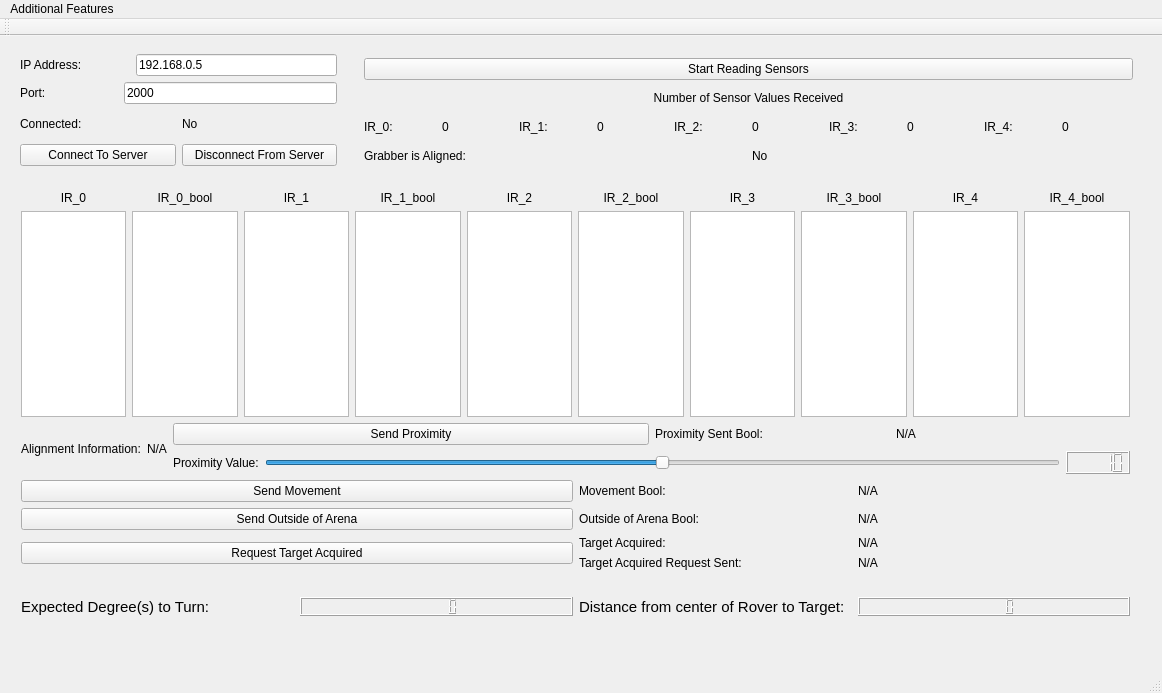
<?xml version="1.0" encoding="UTF-8"?>
<ui version="4.0">
 <class>pfWindow</class>
 <widget class="QMainWindow" name="pfWindow">
  <property name="geometry">
   <rect>
    <x>0</x>
    <y>0</y>
    <width>1162</width>
    <height>693</height>
   </rect>
  </property>
  <property name="windowTitle">
   <string>pfWindow</string>
  </property>
  <widget class="QWidget" name="centralWidget">
   <widget class="QWidget" name="layoutWidget_4">
    <property name="geometry">
     <rect>
      <x>9</x>
      <y>7</y>
      <width>339</width>
      <height>134</height>
     </rect>
    </property>
    <layout class="QVBoxLayout" name="verticalLayout_6">
     <item>
      <layout class="QVBoxLayout" name="verticalLayout_4">
       <item>
        <layout class="QHBoxLayout" name="horizontalLayout_8">
         <item>
          <widget class="QLabel" name="ipAddressLabel">
           <property name="text">
            <string>IP Address:</string>
           </property>
          </widget>
         </item>
         <item>
          <spacer name="horizontalSpacer_2">
           <property name="orientation">
            <enum>Qt::Horizontal</enum>
           </property>
           <property name="sizeType">
            <enum>QSizePolicy::Fixed</enum>
           </property>
           <property name="sizeHint" stdset="0">
            <size>
             <width>48</width>
             <height>20</height>
            </size>
           </property>
          </spacer>
         </item>
         <item>
          <widget class="QLineEdit" name="serverIPLineEdit">
           <property name="text">
            <string>192.168.0.5</string>
           </property>
          </widget>
         </item>
        </layout>
       </item>
       <item>
        <layout class="QHBoxLayout" name="horizontalLayout_9">
         <item>
          <widget class="QLabel" name="portLabel">
           <property name="text">
            <string>Port: </string>
           </property>
          </widget>
         </item>
         <item>
          <spacer name="horizontalSpacer">
           <property name="orientation">
            <enum>Qt::Horizontal</enum>
           </property>
           <property name="sizeType">
            <enum>QSizePolicy::Fixed</enum>
           </property>
           <property name="sizeHint" stdset="0">
            <size>
             <width>69</width>
             <height>20</height>
            </size>
           </property>
          </spacer>
         </item>
         <item>
          <widget class="QLineEdit" name="portLineEdit">
           <property name="text">
            <string>2000</string>
           </property>
          </widget>
         </item>
        </layout>
       </item>
       <item>
        <layout class="QHBoxLayout" name="horizontalLayout_6">
         <item>
          <widget class="QLabel" name="connectedLabel">
           <property name="text">
            <string>Connected:</string>
           </property>
          </widget>
         </item>
         <item>
          <widget class="QLabel" name="connectionStatusLabel">
           <property name="text">
            <string>No</string>
           </property>
          </widget>
         </item>
        </layout>
       </item>
      </layout>
     </item>
     <item>
      <layout class="QHBoxLayout" name="horizontalLayout_7">
       <item>
        <widget class="QPushButton" name="connectToServerButton">
         <property name="text">
          <string>Connect To Server</string>
         </property>
        </widget>
       </item>
       <item>
        <widget class="QPushButton" name="disconnectFromServerButton">
         <property name="text">
          <string>Disconnect From Server</string>
         </property>
        </widget>
       </item>
      </layout>
     </item>
    </layout>
   </widget>
   <widget class="QWidget" name="layoutWidget">
    <property name="geometry">
     <rect>
      <x>353</x>
      <y>11</y>
      <width>791</width>
      <height>131</height>
     </rect>
    </property>
    <layout class="QVBoxLayout" name="verticalLayout_2">
     <item>
      <widget class="QPushButton" name="startSensingButton">
       <property name="text">
        <string>Start Reading Sensors</string>
       </property>
      </widget>
     </item>
     <item>
      <widget class="QLabel" name="numberOfSensorValuesReceivedLabel">
       <property name="text">
        <string>Number of Sensor Values Received</string>
       </property>
       <property name="alignment">
        <set>Qt::AlignCenter</set>
       </property>
       <property name="wordWrap">
        <bool>false</bool>
       </property>
      </widget>
     </item>
     <item>
      <layout class="QHBoxLayout" name="horizontalLayout_3">
       <item>
        <widget class="QLabel" name="IR_0Label">
         <property name="text">
          <string>IR_0:</string>
         </property>
        </widget>
       </item>
       <item>
        <widget class="QLabel" name="IR_0CountLabel">
         <property name="text">
          <string>0</string>
         </property>
        </widget>
       </item>
       <item>
        <widget class="QLabel" name="IR_1Label">
         <property name="text">
          <string>IR_1:</string>
         </property>
        </widget>
       </item>
       <item>
        <widget class="QLabel" name="IR_1CountLabel">
         <property name="text">
          <string>0</string>
         </property>
        </widget>
       </item>
       <item>
        <widget class="QLabel" name="IR_2Label">
         <property name="text">
          <string>IR_2:</string>
         </property>
        </widget>
       </item>
       <item>
        <widget class="QLabel" name="IR_2CountLabel">
         <property name="text">
          <string>0</string>
         </property>
        </widget>
       </item>
       <item>
        <widget class="QLabel" name="IR_3label">
         <property name="text">
          <string>IR_3:</string>
         </property>
        </widget>
       </item>
       <item>
        <widget class="QLabel" name="IR_3CountLabel">
         <property name="text">
          <string>0</string>
         </property>
        </widget>
       </item>
       <item>
        <widget class="QLabel" name="IR_4label">
         <property name="text">
          <string>IR_4:</string>
         </property>
        </widget>
       </item>
       <item>
        <widget class="QLabel" name="IR_4CountLabel">
         <property name="text">
          <string>0</string>
         </property>
        </widget>
       </item>
      </layout>
     </item>
     <item>
      <layout class="QHBoxLayout" name="horizontalLayout_2">
       <item>
        <widget class="QLabel" name="GrabberIsAlignedLabel">
         <property name="text">
          <string>Grabber is Aligned:</string>
         </property>
        </widget>
       </item>
       <item>
        <widget class="QLabel" name="Grabber_AlignedLabel">
         <property name="text">
          <string>No</string>
         </property>
        </widget>
       </item>
      </layout>
     </item>
    </layout>
   </widget>
   <widget class="QWidget" name="layoutWidget">
    <property name="geometry">
     <rect>
      <x>10</x>
      <y>144</y>
      <width>1131</width>
      <height>401</height>
     </rect>
    </property>
    <layout class="QVBoxLayout" name="verticalLayout_18">
     <item>
      <layout class="QHBoxLayout" name="horizontalLayout">
       <item>
        <layout class="QVBoxLayout" name="verticalLayout">
         <item>
          <widget class="QLabel" name="label">
           <property name="text">
            <string>IR_0</string>
           </property>
           <property name="alignment">
            <set>Qt::AlignCenter</set>
           </property>
          </widget>
         </item>
         <item>
          <widget class="QPlainTextEdit" name="IR_0PlainTextEdit"/>
         </item>
        </layout>
       </item>
       <item>
        <layout class="QVBoxLayout" name="verticalLayout_8">
         <item>
          <widget class="QLabel" name="IR_0_boolLabel">
           <property name="text">
            <string>IR_0_bool</string>
           </property>
           <property name="alignment">
            <set>Qt::AlignCenter</set>
           </property>
          </widget>
         </item>
         <item>
          <widget class="QTextEdit" name="IR_0_bool_textEdit"/>
         </item>
        </layout>
       </item>
       <item>
        <layout class="QVBoxLayout" name="verticalLayout_9">
         <item>
          <widget class="QLabel" name="label_2">
           <property name="text">
            <string>IR_1</string>
           </property>
           <property name="alignment">
            <set>Qt::AlignCenter</set>
           </property>
          </widget>
         </item>
         <item>
          <widget class="QPlainTextEdit" name="IR_1PlainTextEdit"/>
         </item>
        </layout>
       </item>
       <item>
        <layout class="QVBoxLayout" name="verticalLayout_10">
         <item>
          <widget class="QLabel" name="IR_1_boolLabel">
           <property name="text">
            <string>IR_1_bool</string>
           </property>
           <property name="alignment">
            <set>Qt::AlignCenter</set>
           </property>
          </widget>
         </item>
         <item>
          <widget class="QTextEdit" name="IR_1_bool_textEdit"/>
         </item>
        </layout>
       </item>
       <item>
        <layout class="QVBoxLayout" name="verticalLayout_11">
         <item>
          <widget class="QLabel" name="label_3">
           <property name="text">
            <string>IR_2</string>
           </property>
           <property name="alignment">
            <set>Qt::AlignCenter</set>
           </property>
          </widget>
         </item>
         <item>
          <widget class="QPlainTextEdit" name="IR_2PlainTextEdit"/>
         </item>
        </layout>
       </item>
       <item>
        <layout class="QVBoxLayout" name="verticalLayout_12">
         <item>
          <widget class="QLabel" name="IR_2_boolLabel">
           <property name="text">
            <string>IR_2_bool</string>
           </property>
           <property name="alignment">
            <set>Qt::AlignCenter</set>
           </property>
          </widget>
         </item>
         <item>
          <widget class="QTextEdit" name="IR_2_bool_textEdit"/>
         </item>
        </layout>
       </item>
       <item>
        <layout class="QVBoxLayout" name="verticalLayout_13">
         <item>
          <widget class="QLabel" name="IR_3collabel">
           <property name="text">
            <string>IR_3</string>
           </property>
           <property name="alignment">
            <set>Qt::AlignCenter</set>
           </property>
          </widget>
         </item>
         <item>
          <widget class="QPlainTextEdit" name="IR_3PlainTextEdit"/>
         </item>
        </layout>
       </item>
       <item>
        <layout class="QVBoxLayout" name="verticalLayout_14">
         <item>
          <widget class="QLabel" name="IR_3label_2">
           <property name="text">
            <string>IR_3_bool</string>
           </property>
           <property name="alignment">
            <set>Qt::AlignCenter</set>
           </property>
          </widget>
         </item>
         <item>
          <widget class="QTextEdit" name="IR_3_bool_textEdit"/>
         </item>
        </layout>
       </item>
       <item>
        <layout class="QVBoxLayout" name="verticalLayout_15">
         <item>
          <widget class="QLabel" name="IR_4collabel">
           <property name="text">
            <string>IR_4</string>
           </property>
           <property name="alignment">
            <set>Qt::AlignCenter</set>
           </property>
          </widget>
         </item>
         <item>
          <widget class="QPlainTextEdit" name="IR_4PlainTextEdit"/>
         </item>
        </layout>
       </item>
       <item>
        <layout class="QVBoxLayout" name="verticalLayout_16">
         <item>
          <widget class="QLabel" name="IR_3label_3">
           <property name="text">
            <string>IR_4_bool</string>
           </property>
           <property name="alignment">
            <set>Qt::AlignCenter</set>
           </property>
          </widget>
         </item>
         <item>
          <widget class="QTextEdit" name="IR_4_bool_textEdit"/>
         </item>
        </layout>
       </item>
      </layout>
     </item>
     <item>
      <layout class="QVBoxLayout" name="verticalLayout_17">
       <item>
        <layout class="QHBoxLayout" name="horizontalLayout_13">
         <item>
          <layout class="QHBoxLayout" name="horizontalLayout_5">
           <item>
            <widget class="QLabel" name="AlignmentInfoLabel">
             <property name="text">
              <string>Alignment Information:</string>
             </property>
            </widget>
           </item>
           <item>
            <widget class="QLabel" name="Alignment_InfoLabel">
             <property name="text">
              <string>N/A</string>
             </property>
             <property name="alignment">
              <set>Qt::AlignCenter</set>
             </property>
             <property name="wordWrap">
              <bool>true</bool>
             </property>
            </widget>
           </item>
          </layout>
         </item>
         <item>
          <layout class="QVBoxLayout" name="verticalLayout_3">
           <item>
            <layout class="QHBoxLayout" name="horizontalLayout_12">
             <item>
              <widget class="QPushButton" name="proximityPushButton">
               <property name="text">
                <string>Send Proximity</string>
               </property>
              </widget>
             </item>
             <item>
              <layout class="QHBoxLayout" name="horizontalLayout_10">
               <item>
                <widget class="QLabel" name="proxsentboollabel">
                 <property name="text">
                  <string>Proximity Sent Bool:</string>
                 </property>
                </widget>
               </item>
               <item>
                <widget class="QLabel" name="prox_sent_bool_label">
                 <property name="text">
                  <string>N/A </string>
                 </property>
                </widget>
               </item>
              </layout>
             </item>
            </layout>
           </item>
           <item>
            <layout class="QHBoxLayout" name="horizontalLayout_11">
             <item>
              <widget class="QLabel" name="proximityValueLabel">
               <property name="text">
                <string>Proximity Value:</string>
               </property>
              </widget>
             </item>
             <item>
              <widget class="QSlider" name="proximitySlider">
               <property name="maximum">
                <number>20</number>
               </property>
               <property name="value">
                <number>10</number>
               </property>
               <property name="sliderPosition">
                <number>10</number>
               </property>
               <property name="orientation">
                <enum>Qt::Horizontal</enum>
               </property>
              </widget>
             </item>
             <item>
              <widget class="QLCDNumber" name="proxlcdNumber">
               <property name="font">
                <font>
                 <weight>50</weight>
                 <bold>false</bold>
                </font>
               </property>
               <property name="autoFillBackground">
                <bool>false</bool>
               </property>
               <property name="intValue" stdset="0">
                <number>10</number>
               </property>
              </widget>
             </item>
            </layout>
           </item>
          </layout>
         </item>
        </layout>
       </item>
       <item>
        <layout class="QVBoxLayout" name="verticalLayout_7">
         <item>
          <layout class="QHBoxLayout" name="horizontalLayout_18">
           <item>
            <widget class="QPushButton" name="sendMovementPushButton">
             <property name="text">
              <string>Send Movement</string>
             </property>
            </widget>
           </item>
           <item>
            <layout class="QHBoxLayout" name="horizontalLayout_17">
             <item>
              <widget class="QLabel" name="movementBoollabel">
               <property name="text">
                <string>Movement Bool:</string>
               </property>
              </widget>
             </item>
             <item>
              <widget class="QLabel" name="movement_bool_label">
               <property name="text">
                <string>N/A</string>
               </property>
              </widget>
             </item>
            </layout>
           </item>
          </layout>
         </item>
         <item>
          <layout class="QHBoxLayout" name="horizontalLayout_19">
           <item>
            <widget class="QPushButton" name="sendOutsideofArenaPushButton">
             <property name="text">
              <string>Send Outside of Arena</string>
             </property>
            </widget>
           </item>
           <item>
            <layout class="QHBoxLayout" name="horizontalLayout_16">
             <item>
              <widget class="QLabel" name="outsideofArenaBoollabel">
               <property name="text">
                <string>Outside of Arena Bool:</string>
               </property>
              </widget>
             </item>
             <item>
              <widget class="QLabel" name="outside_of_arena_bool_label">
               <property name="text">
                <string>N/A</string>
               </property>
              </widget>
             </item>
            </layout>
           </item>
          </layout>
         </item>
         <item>
          <layout class="QHBoxLayout" name="horizontalLayout_20">
           <item>
            <widget class="QPushButton" name="requestTargetAcquiredpushButton">
             <property name="text">
              <string>Request Target Acquired</string>
             </property>
            </widget>
           </item>
           <item>
            <layout class="QVBoxLayout" name="verticalLayout_5">
             <item>
              <layout class="QHBoxLayout" name="horizontalLayout_15">
               <item>
                <widget class="QLabel" name="targetAcquiredlabel">
                 <property name="text">
                  <string>Target Acquired:</string>
                 </property>
                </widget>
               </item>
               <item>
                <widget class="QLabel" name="target_acquired_bool_label">
                 <property name="text">
                  <string>N/A</string>
                 </property>
                </widget>
               </item>
              </layout>
             </item>
             <item>
              <layout class="QHBoxLayout" name="horizontalLayout_14">
               <item>
                <widget class="QLabel" name="targetAcquiredReqSentBoollabel">
                 <property name="text">
                  <string>Target Acquired Request Sent:</string>
                 </property>
                </widget>
               </item>
               <item>
                <widget class="QLabel" name="target_Acquired_Request_Sent_Bool_label">
                 <property name="text">
                  <string>N/A</string>
                 </property>
                </widget>
               </item>
              </layout>
             </item>
            </layout>
           </item>
          </layout>
         </item>
        </layout>
       </item>
      </layout>
     </item>
    </layout>
   </widget>
   <widget class="QWidget" name="layoutWidget">
    <property name="geometry">
     <rect>
      <x>10</x>
      <y>550</y>
      <width>1131</width>
      <height>41</height>
     </rect>
    </property>
    <layout class="QHBoxLayout" name="horizontalLayout_22">
     <item>
      <layout class="QHBoxLayout" name="horizontalLayout_21">
       <item>
        <widget class="QLabel" name="expectedDegreeLabel">
         <property name="font">
          <font>
           <pointsize>11</pointsize>
          </font>
         </property>
         <property name="text">
          <string>Expected Degree(s) to Turn:</string>
         </property>
        </widget>
       </item>
       <item>
        <widget class="QLCDNumber" name="angleLcdNumber">
         <property name="smallDecimalPoint">
          <bool>false</bool>
         </property>
        </widget>
       </item>
      </layout>
     </item>
     <item>
      <layout class="QHBoxLayout" name="horizontalLayout_4">
       <item>
        <widget class="QLabel" name="DistanceFromTargetLabel">
         <property name="font">
          <font>
           <pointsize>11</pointsize>
          </font>
         </property>
         <property name="text">
          <string>Distance from center of Rover to Target:</string>
         </property>
        </widget>
       </item>
       <item>
        <widget class="QLCDNumber" name="distanceFromTargetLcdNumber"/>
       </item>
      </layout>
     </item>
    </layout>
   </widget>
  </widget>
  <widget class="QMenuBar" name="menuBar">
   <property name="geometry">
    <rect>
     <x>0</x>
     <y>0</y>
     <width>1162</width>
     <height>21</height>
    </rect>
   </property>
   <widget class="QMenu" name="menuCalculate_Variance">
    <property name="title">
     <string>Additional Features</string>
    </property>
    <addaction name="actionCalculate_Variance"/>
    <addaction name="actionRequests_Responses"/>
    <addaction name="actionTG_Requests_and_Responses"/>
   </widget>
   <addaction name="menuCalculate_Variance"/>
  </widget>
  <widget class="QToolBar" name="mainToolBar">
   <attribute name="toolBarArea">
    <enum>TopToolBarArea</enum>
   </attribute>
   <attribute name="toolBarBreak">
    <bool>false</bool>
   </attribute>
  </widget>
  <widget class="QStatusBar" name="statusBar"/>
  <action name="actionCalculate_Variance">
   <property name="text">
    <string>Calculate Variance</string>
   </property>
  </action>
  <action name="actionRequests_Responses">
   <property name="text">
    <string>PF Requests and Responses</string>
   </property>
  </action>
  <action name="actionTG_Requests_and_Responses">
   <property name="text">
    <string>TG Requests and Responses</string>
   </property>
  </action>
 </widget>
 <layoutdefault spacing="6" margin="11"/>
 <resources/>
 <connections/>
</ui>
